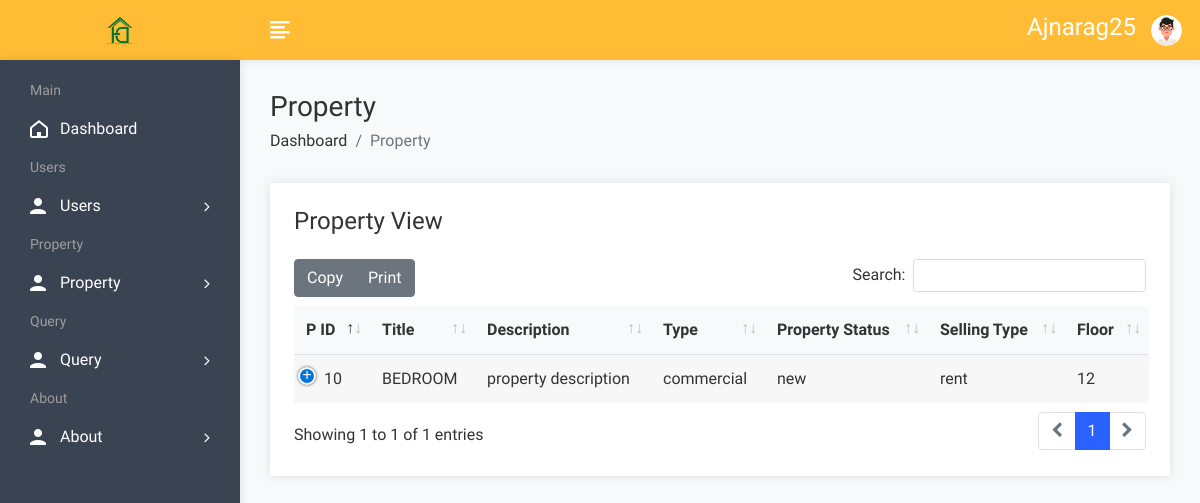
Screenshot of /admin/assign_agent.php (signed in) with the database file from the repository.
### tables this page shows
CREATE TABLE `property` (
  `pid` int(50) NOT NULL,
  `title` varchar(200) NOT NULL,
  `pcontent` longtext NOT NULL,
  `type` varchar(100) NOT NULL,
  `pstatus` varchar(50) NOT NULL,
  `stype` varchar(100) NOT NULL,
  `bedroom` int(50) NOT NULL,
  `bathroom` int(50) NOT NULL,
  `balcony` int(50) NOT NULL,
  `kitchen` int(50) NOT NULL,
  `hall` int(50) NOT NULL,
  `floor` varchar(50) NOT NULL,
  `size` int(50) NOT NULL,
  `price` int(50) NOT NULL,
  `region` varchar(255) NOT NULL,
  `province` varchar(255) NOT NULL,
  `city` varchar(100) NOT NULL,
  `barangay` varchar(100) NOT NULL,
  `feature` longtext NOT NULL,
  `pimage` varchar(300) NOT NULL,
  `pimage1` varchar(300) NOT NULL,
  `pimage2` varchar(300) NOT NULL,
  `pimage3` varchar(300) NOT NULL,
  `pimage4` varchar(300) NOT NULL,
  `uid` int(50) NOT NULL,
  `status` varchar(50) NOT NULL,
  `mapimage` varchar(300) NOT NULL,
  `topmapimage` varchar(300) NOT NULL,
  `groundmapimage` varchar(300) NOT NULL,
  `totalfloor` varchar(50) NOT NULL,
  `date` date NOT NULL,
  `ptype` varchar(250) NOT NULL,
  `useragent` varchar(255) NOT NULL,
  `user_type` varchar(255) NOT NULL,
  `user_id` varchar(255) NOT NULL,
  `assign_to` varchar(255) NOT NULL,
  `is_approved` tinyint(1) NOT NULL
);

### admin/assign_agent.php (the view, shortened to what this page needs)
<!DOCTYPE html>
<html lang="en">
<head>
        <link rel="stylesheet" href="assets/css/bootstrap.min.css">
        <link rel="stylesheet" href="assets/css/font-awesome.min.css">
        <link rel="stylesheet" href="assets/css/feathericon.min.css">
		<link rel="stylesheet" href="assets/plugins/datatables/dataTables.bootstrap4.min.css">
		<link rel="stylesheet" href="assets/plugins/datatables/responsive.bootstrap4.min.css">
		<link rel="stylesheet" href="assets/plugins/datatables/select.bootstrap4.min.css">
		<link rel="stylesheet" href="assets/plugins/datatables/buttons.bootstrap4.min.css">
        <link rel="stylesheet" href="assets/css/style.css">
    </head>
    <body>
				<?php include("header.php"); ?>
            <div class="page-wrapper">
                <div class="content container-fluid">
					<div class="page-header">
						<div class="row">
							<div class="col">
								<h3 class="page-title">Property</h3>
								<ul class="breadcrumb">
									<li class="breadcrumb-item"><a href="dashboard.php">Dashboard</a></li>
									<li class="breadcrumb-item active">Property</li>
								</ul>
							</div>
						</div>
					</div>
					<div class="row">
                            <div class="col-12">
                                <div class="card">
                                    <div class="card-body">
                                        <h4 class="header-title mt-0 mb-4">Property View</h4>
                                        <table id="datatable-buttons" class="table table-striped dt-responsive nowrap">
                                            <thead>
                                                <tr>
                                                    <th>P ID</th>
                                                    <th>Title</th>
                                                    <th>Description</th>
                                                    <th>Type</th>
                                                    <th>Property Status</th>
                                                    <th>Selling Type</th>
                                                    <th>Floor</th>
                                                </tr>
                                            </thead>
                                            <tbody>
												<?php
													$aid = $_SESSION['auser']['aid'];
													$query=mysqli_query($conn,"select * from property WHERE user_type = 'admin' AND user_id = '$aid'");
													while($row=mysqli_fetch_row($query))
													{
												?>
                                                <tr>
                                                    <td><?php echo $row['0']; ?></td>
                                                    <td><?php echo $row['1']; ?></td>
                                                    <td><?php echo "property description"; ?></td>
                                                    <td><?php echo $row['3']; ?></td>
                                                    <td><?php echo $row['4']; ?></td>
                                                    <td><?php echo $row['5']; ?></td>
                                                    <td><?php echo $row['11']; ?></td>
                                                    </tr>
                                               <?php
												}
												?>
                                            </tbody>
                                        </table>
                                    </div>
                                </div>
                            </div>
                        </div>
				</div>
			</div>
    </body>
</html>

### rows the page displays
property: pid "10", title "BEDROOM", type "commercial", pstatus "new", stype "rent", floor "12"

### other values shown
$_SESSION['auser']['auser'] "Ajnarag25"
